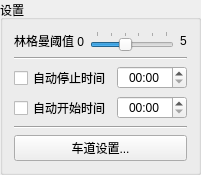
          <widget class="QGroupBox" name="groupBox">
           <property name="title">
            <string>设置</string>
           </property>
           <layout class="QVBoxLayout" name="verticalLayout_13">
            <property name="sizeConstraint">
             <enum>QLayout::SetDefaultConstraint</enum>
            </property>
            <item>
             <layout class="QHBoxLayout" name="horizontalLayout_12">
              <item>
               <widget class="QLabel" name="label_2">
                <property name="text">
                 <string>林格曼阈值 0</string>
                </property>
               </widget>
              </item>
              <item>
               <widget class="QSlider" name="sliderLevel">
                <property name="maximum">
                 <number>5</number>
                </property>
                <property name="pageStep">
                 <number>1</number>
                </property>
                <property name="value">
                 <number>2</number>
                </property>
                <property name="orientation">
                 <enum>Qt::Horizontal</enum>
                </property>
                <property name="invertedAppearance">
                 <bool>false</bool>
                </property>
                <property name="invertedControls">
                 <bool>false</bool>
                </property>
                <property name="tickPosition">
                 <enum>QSlider::TicksAbove</enum>
                </property>
                <property name="tickInterval">
                 <number>1</number>
                </property>
               </widget>
              </item>
              <item>
               <widget class="QLabel" name="label_23">
                <property name="text">
                 <string>5</string>
                </property>
               </widget>
              </item>
             </layout>
            </item>
            <item>
             <widget class="Line" name="line">
              <property name="orientation">
               <enum>Qt::Horizontal</enum>
              </property>
             </widget>
            </item>
            <item>
             <layout class="QVBoxLayout" name="verticalLayout_11">
              <item>
               <layout class="QHBoxLayout" name="horizontalLayout_11">
                <item>
                 <widget class="QCheckBox" name="checkBoxAutoStop">
                  <property name="text">
                   <string>自动停止时间</string>
                  </property>
                 </widget>
                </item>
                <item>
                 <widget class="QTimeEdit" name="timeEditStop">
                  <property name="alignment">
                   <set>Qt::AlignCenter</set>
                  </property>
                  <property name="currentSection">
                   <enum>QDateTimeEdit::HourSection</enum>
                  </property>
                  <property name="displayFormat">
                   <string>HH:mm</string>
                  </property>
                  <property name="calendarPopup">
                   <bool>false</bool>
                  </property>
                  <property name="timeSpec">
                   <enum>Qt::LocalTime</enum>
                  </property>
                  <property name="time">
                   <time>
                    <hour>0</hour>
                    <minute>0</minute>
                    <second>0</second>
                   </time>
                  </property>
                 </widget>
                </item>
               </layout>
              </item>
              <item>
               <layout class="QHBoxLayout" name="horizontalLayout_10">
                <item>
                 <widget class="QCheckBox" name="checkBoxAutoStart">
                  <property name="text">
                   <string>自动开始时间</string>
                  </property>
                 </widget>
                </item>
                <item>
                 <widget class="QTimeEdit" name="timeEditStart">
                  <property name="alignment">
                   <set>Qt::AlignCenter</set>
                  </property>
                  <property name="currentSection">
                   <enum>QDateTimeEdit::HourSection</enum>
                  </property>
                  <property name="displayFormat">
                   <string>HH:mm</string>
                  </property>
                  <property name="calendarPopup">
                   <bool>false</bool>
                  </property>
                  <property name="timeSpec">
                   <enum>Qt::LocalTime</enum>
                  </property>
                  <property name="time">
                   <time>
                    <hour>0</hour>
                    <minute>0</minute>
                    <second>0</second>
                   </time>
                  </property>
                 </widget>
                </item>
               </layout>
              </item>
             </layout>
            </item>
            <item>
             <widget class="Line" name="line_2">
              <property name="orientation">
               <enum>Qt::Horizontal</enum>
              </property>
             </widget>
            </item>
            <item>
             <widget class="QPushButton" name="btnBorder">
              <property name="text">
               <string>车道设置...</string>
              </property>
             </widget>
            </item>
           </layout>
          </widget>
